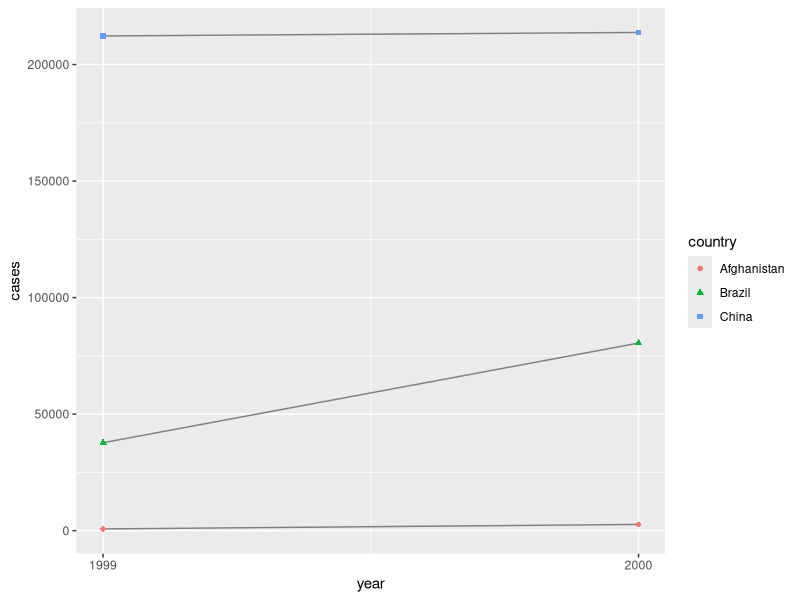
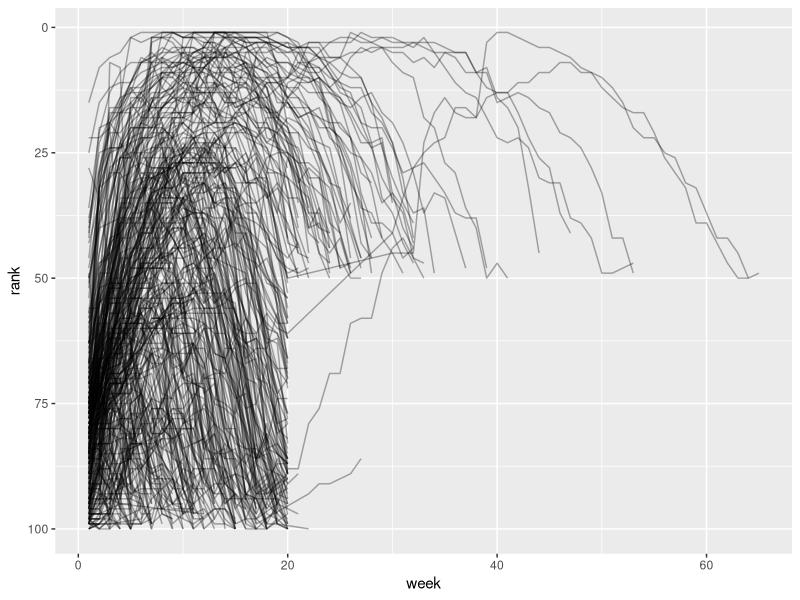

The R source for these figures, in order:
## ---- chunk 1
knitr::opts_chunk$set(echo = TRUE)
library(tidyverse)
## ---- chunk 2
table1
table2
table3
## ---- chunk 3
table1|>
  mutate(rate = cases / population * 10e3)
## ---- chunk 4
table1|>
  count(year, wt = cases)
## ---- chunk 5
table1|>
  ggplot(aes(x = year, y = cases)) +
  geom_line(aes(group = country), color = "grey50") +
  geom_point(aes(color = country, shape = country)) +
  scale_x_continuous(breaks = c(1999,2000))
## ---- chunk 6
billboard_tidy <- billboard|>
  pivot_longer(
    cols = starts_with("wk"),
    names_to = "week",
    values_to = "rank",
    values_drop_na = TRUE
  )|>
  mutate(
    week = parse_number(week)
  )
## ---- chunk 7
billboard_tidy|>
  ggplot(aes(x = week, y = rank, group = track)) +
  geom_line(alpha = 1/3) +
  scale_y_reverse()
## ---- chunk 8
who2|>
  pivot_longer(
    cols = !(country:year),
    names_to = c("diagnosis", "gender", "age"),
    names_sep = "_",
    values_to = "count"
  )
## ---- chunk 9
household

household|>
  pivot_longer(
    cols = !family,
    names_to = c(".value", "child"),
    names_sep = "_",
    values_drop_na = TRUE
  ) |>
  mutate(
    child = parse_number(child)
  )
## ---- chunk 10
cms_patient_experience

cms_patient_experience|>
  distinct(measure_cd, measure_title)

cms_patient_experience|>
  pivot_wider(
    id_cols = starts_with("org"),
    names_from = measure_cd,
    values_from = prf_rate
  )
